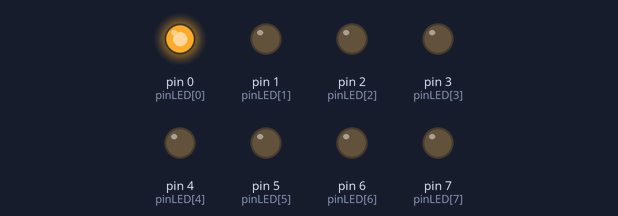
Simulated run of this sketch. Board: Arduino Uno, built with avr-gcc and run on an emulated ATmega328P. Parts: output pins drawn as LEDs (lit = HIGH).

Above: at 0.2 s.
At 1.2 s:
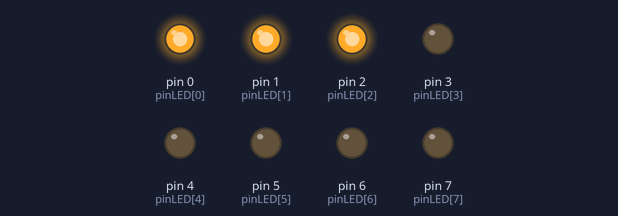
At 2.2 s:
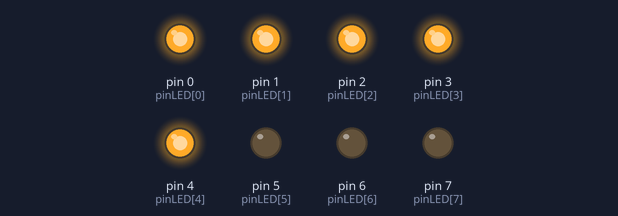
At 4.7 s:
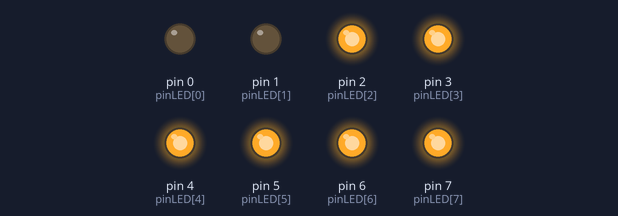
At 7.2 s:
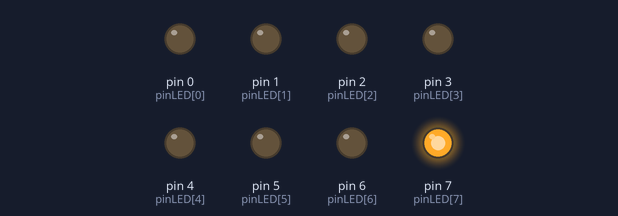
At 9.7 s:
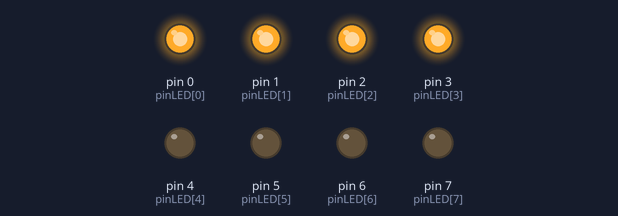
Timing chart, 0 to 10.4 s (numbered marks = the images above):
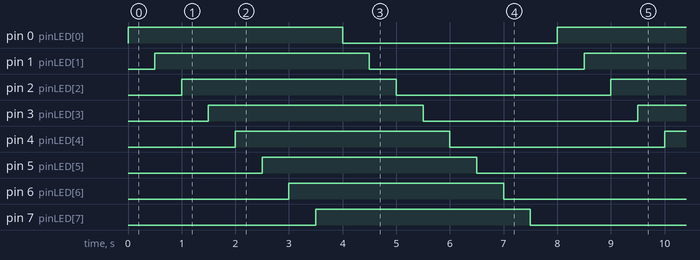

The sketch:

CodeLEd.ino
```cpp
int pinLED[] = {0,1,2,3,4,5,6,7};
int i;
void setup() {
  for(i = 0; i<8; i++){
      pinMode(pinLED[i],OUTPUT);
      digitalWrite(pinLED[i],LOW);
    }
}

void loop() {
  // put your main code here, to run repeatedly:
  for(i = 0; i<8; i++){
      digitalWrite(pinLED[i],HIGH);
      delay(500);
    }
  for(i = 0; i<8; i++){
      digitalWrite(pinLED[i],LOW);
      delay(500);
    }
}
```

Measured:
- by itself, pin 0 (pinLED[0]), pin 1 (pinLED[1]), pin 2 (pinLED[2]), pin 3 (pinLED[3]), pin 4 (pinLED[4]), pin 5 (pinLED[5]), pin 6 (pinLED[6]), pin 7 (pinLED[7]): alternates HIGH for 4.0 s and LOW for 4.0 s
- by itself, everything shown: repeats every 8.0 s, in 16 steps
